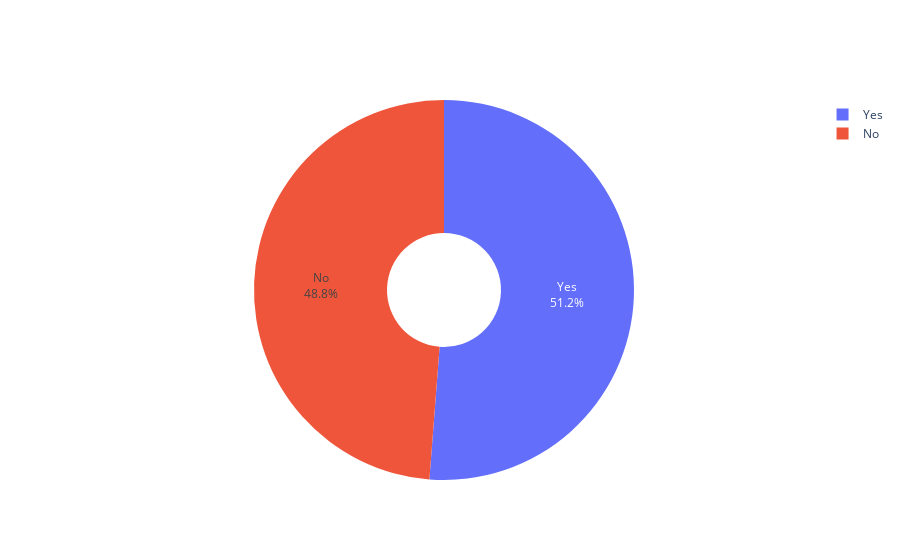

Notebook cell for this chart:
### Code cell
trace = go.Pie(labels=match_indexes, values=match_values, hole=0.3)

data = [trace]

fig = go.Figure(data=data)
fig.update_traces(hoverinfo='label+percent', textinfo='label+percent')
fig.show()

### Figure 1 — Plotly figure (JSON) as saved in the notebook; plotly's stock layout.template omitted (floating-point values rounded to 4 significant figures)
{"data": [{"hole": 0.3, "hoverinfo": "label+percent", "labels": ["Yes", "No"], "textinfo": "label+percent", "type": "pie", "values": [418, 398]}], "layout": {}}
